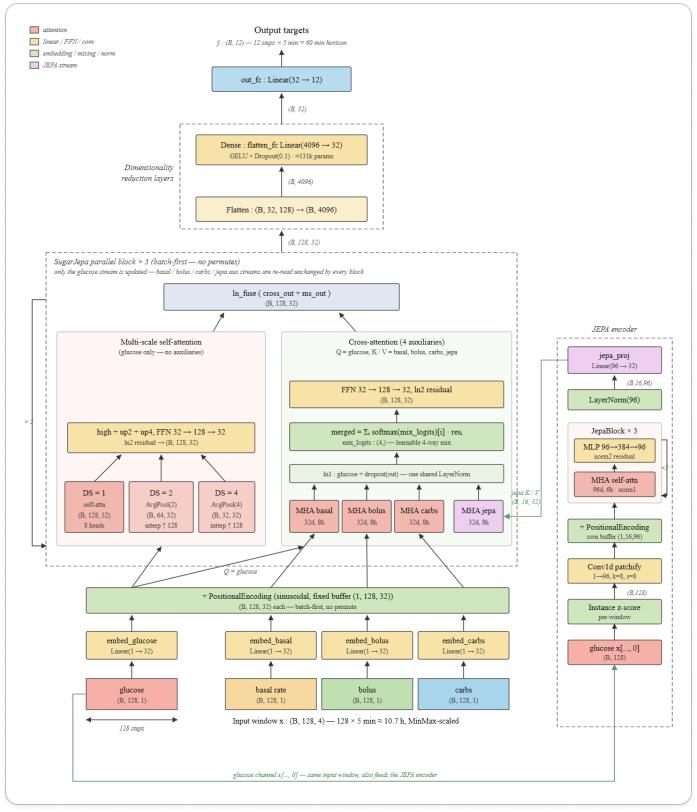
#> input picture docs/manuscript2/jepa_paper/sugar_jepa.png, 1394 x 1624 px (shown at 1/2 size)
$ python make_fig_arch.py
#> lines starting #> are read from the running program, lines starting #| are printed output that depends on the picture
"""Build docs/manuscript2/sugar_jepa.png from the 128-step original.

The original (jepa_paper/sugar_jepa.png) is copied pixel-for-pixel; only the
288-window / 36-patch labels are rewritten.
"""

from __future__ import annotations

from pathlib import Path

from PIL import Image, ImageDraw, ImageFont

HERE = Path(__file__).resolve().parent
SRC = HERE / "jepa_paper" / "sugar_jepa.png"
OUT = HERE / "sugar_jepa.png"

FONTS = Path(r"C:\Windows\Fonts")
TIMES = FONTS / "times.ttf"
TIMES_I = FONTS / "timesi.ttf"

WHITE = (255, 255, 255)
CAPTION = (40, 40, 40)
SHAPE = (70, 70, 70)
GREEN_NOTE = (90, 140, 105)
KV_GREEN = (80, 130, 95)


def _font(path: Path, size: float) -> ImageFont.FreeTypeFont:
    return ImageFont.truetype(str(path), size=size)


def _cover(draw: ImageDraw.ImageDraw, box: tuple[int, int, int, int], color: tuple[int, int, int]) -> None:
    draw.rectangle(box, fill=color)


def _clone_rows(im: Image.Image, box: tuple[int, int, int, int], src_y: int) -> None:
    """Copy one fill row across a rectangle so box shading is preserved."""
    x0, y0, x1, y1 = box
    row = im.crop((x0, src_y, x1, src_y + 1))
    for y in range(y0, y1):
        im.paste(row, (x0, y))


def _center(
    draw: ImageDraw.ImageDraw,
    box: tuple[int, int, int, int],
    text: str,
    font: ImageFont.FreeTypeFont,
    fill: tuple[int, int, int],
) -> None:
    x0, y0, x1, y1 = box
    l, t, r, b = font.getbbox(text)
    tw, th = r - l, b - t
    x = x0 + (x1 - x0 - tw) / 2 - l
    y = y0 + (y1 - y0 - th) / 2 - t
    draw.text((x, y), text, font=font, fill=fill)


def main() -> None:
    im = Image.open(SRC).convert("RGB")
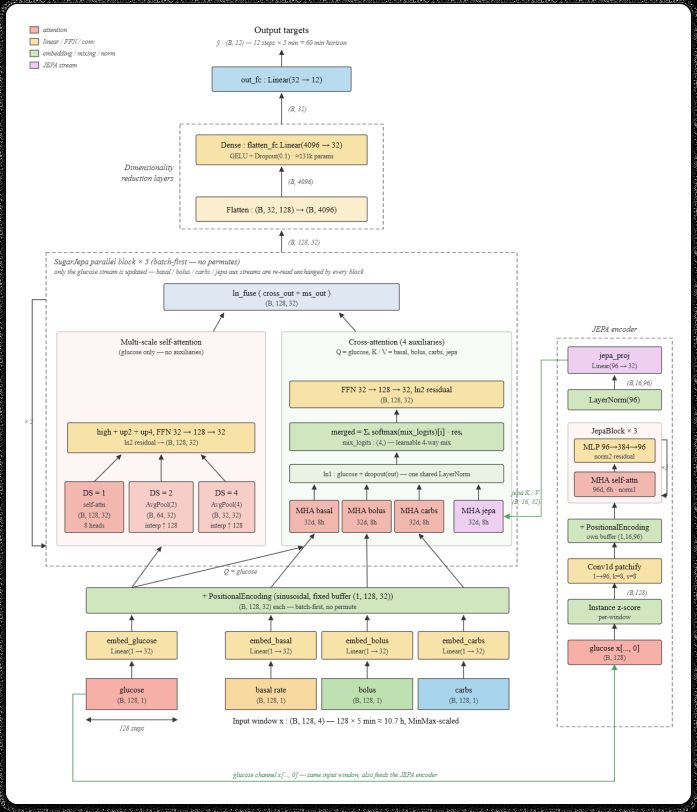
#> im: PIL image 1394x1624 RGB (shown at 1/2 size); mean R, G, B 236.5, 234.6, 229.2
    draw = ImageDraw.Draw(im)

    times13 = _font(TIMES, 13)
    times11 = _font(TIMES, 11)
    timesi11 = _font(TIMES_I, 11)
    timesi10 = _font(TIMES_I, 10.5)
    timesi12 = _font(TIMES_I, 12)

    # Input caption (do not touch "128 steps" under the glucose box).
    cap = (460, 1434, 922, 1450)
    _cover(draw, cap, WHITE)
    _center(
        draw,
        cap,
        "Input window x : (B, 288, 4) — 288 × 5 min = 24 h, MinMax-scaled",
        times13,
        CAPTION,
    )

    # Note that SugarOne still uses the last 128 of this 288 window.
    note = (460, 1484, 900, 1502)
    _cover(draw, note, WHITE)
    _center(
        draw,
        note,
        "SugarOne trunk uses last 128 of 288",
        timesi12,
        GREEN_NOTE,
    )

    # Green italic JEPA feed line.
    gnote = (460, 1543, 880, 1559)
    _cover(draw, gnote, WHITE)
    _center(
        draw,
        gnote,
        "glucose channel x[..., 0] — full 288-step window feeds the JEPA encoder",
        timesi12,
        GREEN_NOTE,
    )

    # JEPA glucose box: (B, 128) → (B, 288)
    glu = (1206, 1307, 1254, 1321)
    _clone_rows(im, glu, 1286)
    _center(draw, glu, "(B, 288)", times11, CAPTION)

    # Arrow label after instance z-score (leave the vertical arrow).
    zlab = (1230, 1176, 1292, 1192)
    _cover(draw, zlab, WHITE)
    _center(draw, zlab, "(B, 288)", timesi11, SHAPE)

    # PE subtitle inside the green box.
    pe = (1182, 1065, 1283, 1079)
    _clone_rows(im, pe, 1062)
    _center(draw, pe, "own buffer (1, 36, 96)", times11, CAPTION)

    # Arrow label after LayerNorm: (B, 16, 96) → (B, 36, 96)
    lnlab = (1236, 756, 1308, 774)
    _cover(draw, lnlab, WHITE)
    _center(draw, lnlab, "(B, 36, 96)", timesi11, SHAPE)

    # jepa K/V shape only; keep the "jepa K / V" line.
    kv = (1018, 996, 1100, 1014)
    _clone_rows(im, kv, 994)
    _center(draw, kv, "(B, 36, 32)", timesi10, KV_GREEN)

    im.save(OUT, "PNG")
    print(OUT)


if __name__ == "__main__":
    main()
